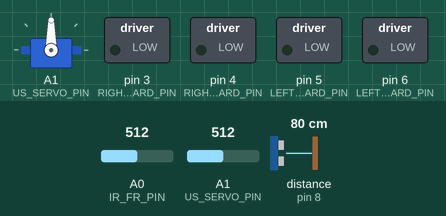
Recording of a sketch running on a simulated Arduino Uno, built with avr-gcc and run on an emulated ATmega328P. Shown: servo, switched loads named in the sketch (green lamp = pin HIGH). Wiring (inferred from the names in the program): ultrasonic range finder: trigger pin 7; echo pin 8. Inputs (shaded band) come from the test bench; at power-on: A0 (IR_FR_PIN) = 512, A1 (US_SERVO_PIN) = 512, distance to the obstacle (sensor on pin 8) 80 cm. The echo pulse lasts 58.3 µs per cm; pins used as bus, display or sensor lines are not drawn.

Above: at 1.2 s.
1.3 s: A0 (IR_FR_PIN) set to 213
4.3 s: A0 (IR_FR_PIN) set to 190
At 4.8 s:
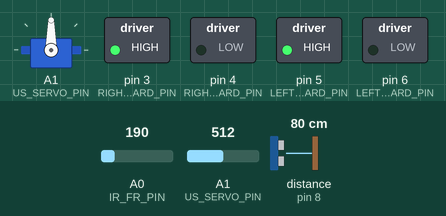
5.8 s: A1 (US_SERVO_PIN) set to 214
7.3 s: A1 (US_SERVO_PIN) set to 184
At 7.7 s:
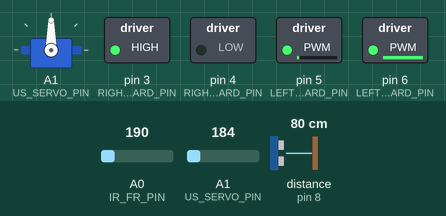
8.8 s: distance to the obstacle (sensor on pin 8) set to 250 cm
At 9.8 s:
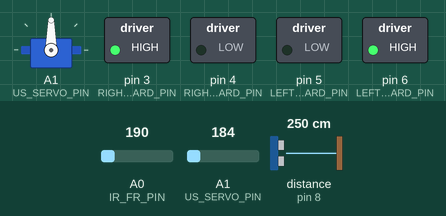
10.3 s: A0 (IR_FR_PIN) set to 210
At 11.3 s:
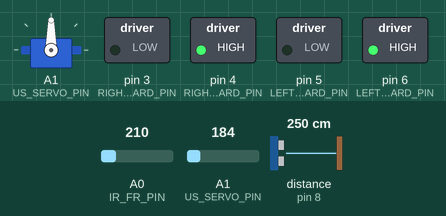
Timing chart, 0 to 12.8 s (numbered marks = the images above; inputs shaded):
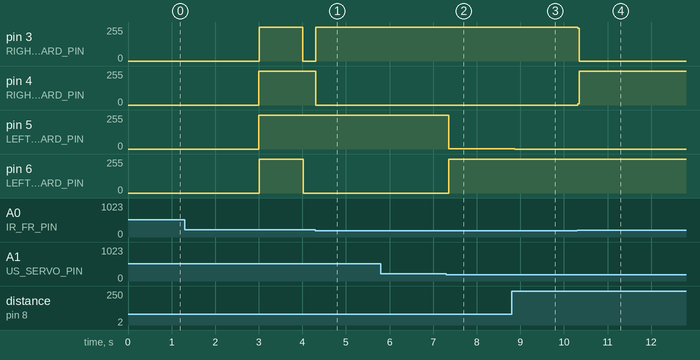

Measured:
- the behaviour switches between 201 and 200 on A0 (IR_FR_PIN) (found by bisection; images 0 and 1)
- the behaviour switches between 201 and 200 on A1 (US_SERVO_PIN) (found by bisection; images 1 and 2)
- after the input at 4.3 s, pin 3 (RIGHT_BACKWARD_PIN): 0/255 → 255/255 at once; pin 4 (RIGHT_FORWARD_PIN): 255/255 → 0/255 at once
- after the input at 5.8 s, every drawn part: stays the same
- after the input at 7.3 s, pin 5 (LEFT_FORWARD_PIN): 255/255 → 1/255 after 0.05 s; pin 6 (LEFT_BACKWARD_PIN): 0/255 → 254/255 after 0.05 s
- after the input at 8.8 s, pin 5 (LEFT_FORWARD_PIN): 1/255 → 0/255 after 0.07 s; pin 6 (LEFT_BACKWARD_PIN): 254/255 → 255/255 at once
- after the input at 10.3 s, pin 3 (RIGHT_BACKWARD_PIN): 255/255 → 0/255 at once; pin 4 (RIGHT_FORWARD_PIN): 0/255 → 255/255 at once

The sketch:

sumo-robot.ino
```cpp
#include <Servo.h>

// Constants
// Pins for turning the left and right wheel forwards and backwards
const int LEFT_FORWARD_PIN = 5;
const int LEFT_BACKWARD_PIN = 6;
const int RIGHT_FORWARD_PIN = 4;
const int RIGHT_BACKWARD_PIN = 3;
// pin for turning the servo the ultrasound sensor is attached to
const int US_SERVO_PIN = A1;
// The trigger pin for the ultrasound sensor
const int TRIGGER_PIN = 7;
// The echo pin for the ultrasound sensor
const int ECHO_PIN = 8;
// The pins for the front (F) back (B) right(R) and left(L) infrared sensors
const int IR_FR_PIN = 14;
const int IR_FL_PIN = 15;
const int IR_BR_PIN = 15;
const int IR_BL_PIN = 15;
// Threshold where the ultrasound sensor has detected something
const int US_THRESHOLD = 100;
// Threshold where the infrared sensor has detected something
const int IR_THRESHOLD = 200;

// Global variables
// The distance of the object detected by ultrasound sensor on the front of the
// robot
int distance_front = 0;
// Read times for the infrared and ultrasound sensor
unsigned int read_ir_time = 0;
unsigned int read_us_time = 0;
unsigned int move_us_time = 0;
// Position of the servo moving the ultrasound sensor
int us_servo_position = 90;
// Whether the IR sensors have detected a border
bool ir_fr = false;
bool ir_fl = false;
bool ir_br = false;
bool ir_bl = false;
// The servo moving the ultrasound
Servo us_servo;

// Type definitions
// Enum deciding the robots behaviour
enum Task {
	INIT_WAIT,
	POSITION_SELF,
	DODGE_EDGE,
	FIND_TARGET,
	CHARGE
};

// A direction the servo can move in
enum Direction {
	LEFT,
	RIGHT
};

enum Task task = INIT_WAIT;
enum Direction us_servo_direction = RIGHT;

void setup() {
	// Set pinmodes
	pinMode(LEFT_FORWARD_PIN, OUTPUT);
	pinMode(LEFT_BACKWARD_PIN, OUTPUT);
	pinMode(RIGHT_FORWARD_PIN, OUTPUT);
	pinMode(RIGHT_BACKWARD_PIN, OUTPUT);
	pinMode(US_SERVO_PIN, OUTPUT);

	pinMode(TRIGGER_PIN, OUTPUT);
	pinMode(ECHO_PIN, INPUT);
	pinMode(IR_FL_PIN, INPUT);
	pinMode(IR_FR_PIN, INPUT);
	pinMode(IR_BL_PIN, INPUT);
	pinMode(IR_BR_PIN, INPUT);
	us_servo.attach(US_SERVO_PIN);
	us_servo.write(90);
}

// Read the ultrasound sensor
void readUSound(int trigger, int echo, int *distance) {
	// Only read once every 10 ms
	if (read_us_time < millis() + 10) {
		// The ultrasound's trigger is turned on for 10 microsecond, then turned
		// off. This activates the sensor.
		digitalWrite(trigger, LOW);
		delayMicroseconds(2);
		digitalWrite(trigger, HIGH);
		delayMicroseconds(10);
		digitalWrite(trigger, LOW);

		// Read distance and convert to cm
		long duration = pulseIn(echo, HIGH);
		*distance = duration * 0.034 / 2;
	}
}

// Read the given IR sensor
void readIR(int ir, bool *result) {
	// Only read once per 50 milliseconds
	if (read_ir_time < millis() + 50) {
		// If the read value is above the threshold, return true
		if (analogRead(ir) > IR_THRESHOLD) {
			*result = false;
		} else {
			*result = true;
		}
	}
}

// Move the US servo's target position
void moveUSound() {
	// only move once per 9 milliseconds
	if (move_us_time < millis() + 9) {
		// Move left until position 0, then move right until position 180
		switch (us_servo_direction) {
		case LEFT:
			if (us_servo_position > 0) {
				us_servo_position--;
			} else {
				us_servo_direction = RIGHT;
			}
			break;
		case RIGHT:
			if (us_servo_direction < 180) {
				us_servo_position++;
			} else {
				us_servo_direction = LEFT;
			}
		}
	}
}

// Apply target position to the servo
void updateUSound() {
	us_servo.write(us_servo_position);
}

void loop() {
	// Read sensor values
	readUSound(TRIGGER_PIN, ECHO_PIN, &distance_front);
	readIR(IR_FR_PIN, &ir_fr);
	readIR(IR_FL_PIN, &ir_fl);
	readIR(IR_BR_PIN, &ir_br);
	readIR(IR_BL_PIN, &ir_bl);

	// Check if we need to dodge ledge
	if (ir_fr | ir_fl | ir_bl | ir_br) {
		task = DODGE_EDGE;
		goto perform_task;
	}

	perform_task:
	switch (task) {
	// Wait until start of battle
	case INIT_WAIT:
		if (millis() < 3000) {
			delay(1);
		} else {
			task = POSITION_SELF;
			digitalWrite(LEFT_FORWARD_PIN, HIGH);
			digitalWrite(RIGHT_FORWARD_PIN, HIGH);
		}
		break;

	// Move to safe starting position
	case POSITION_SELF:
		digitalWrite(LEFT_BACKWARD_PIN, HIGH);
		digitalWrite(RIGHT_BACKWARD_PIN, HIGH);
		delay(1);
		// Start searching for target
		if (millis() > 4000) {
			task = FIND_TARGET;
		}
		break;

	// Avoid edges
	case DODGE_EDGE:
		// If none of the sensors detect a ledge, find target
		if (!(ir_fl || ir_fr || ir_bl || ir_br)) {
			task = FIND_TARGET;
		}
		// If a sensor detects a ledge, set corresponding wheel to move away from
		// the target
		if (ir_bl) {
			digitalWrite(LEFT_FORWARD_PIN, HIGH);
			digitalWrite(LEFT_BACKWARD_PIN, LOW);
		}
		if (ir_br) {
			digitalWrite(RIGHT_FORWARD_PIN, HIGH);
			digitalWrite(RIGHT_BACKWARD_PIN, LOW);
		}
		if (ir_fl) {
			digitalWrite(LEFT_BACKWARD_PIN, HIGH);
			digitalWrite(LEFT_FORWARD_PIN, LOW);
		}
		if (ir_fr) {
			digitalWrite(RIGHT_BACKWARD_PIN, HIGH);
			digitalWrite(RIGHT_FORWARD_PIN, LOW);
		}
		break;

	// Rotate the robot until target detected
	case FIND_TARGET:
		//moveUSound();
		//updateUSound();
		// Spin right wheel forward and left wheel back
		digitalWrite(RIGHT_FORWARD_PIN, HIGH);
		digitalWrite(RIGHT_BACKWARD_PIN, LOW);
		digitalWrite(LEFT_BACKWARD_PIN, HIGH);
		digitalWrite(LEFT_FORWARD_PIN, LOW);
		// If target is within visible distance, charge towards it
		if (distance_front < US_THRESHOLD) {
			task = CHARGE;
		}
		break;

	// Charge towards the target
	case CHARGE:
		// If target no longer visible, search for it
		if (distance_front > US_THRESHOLD) {
			task = FIND_TARGET;
		}
		// Move directly forwards
		digitalWrite(LEFT_BACKWARD_PIN, LOW);
		digitalWrite(RIGHT_BACKWARD_PIN, LOW);
		digitalWrite(LEFT_FORWARD_PIN, HIGH);
		digitalWrite(RIGHT_FORWARD_PIN, HIGH);
		break;
	}
}
```
